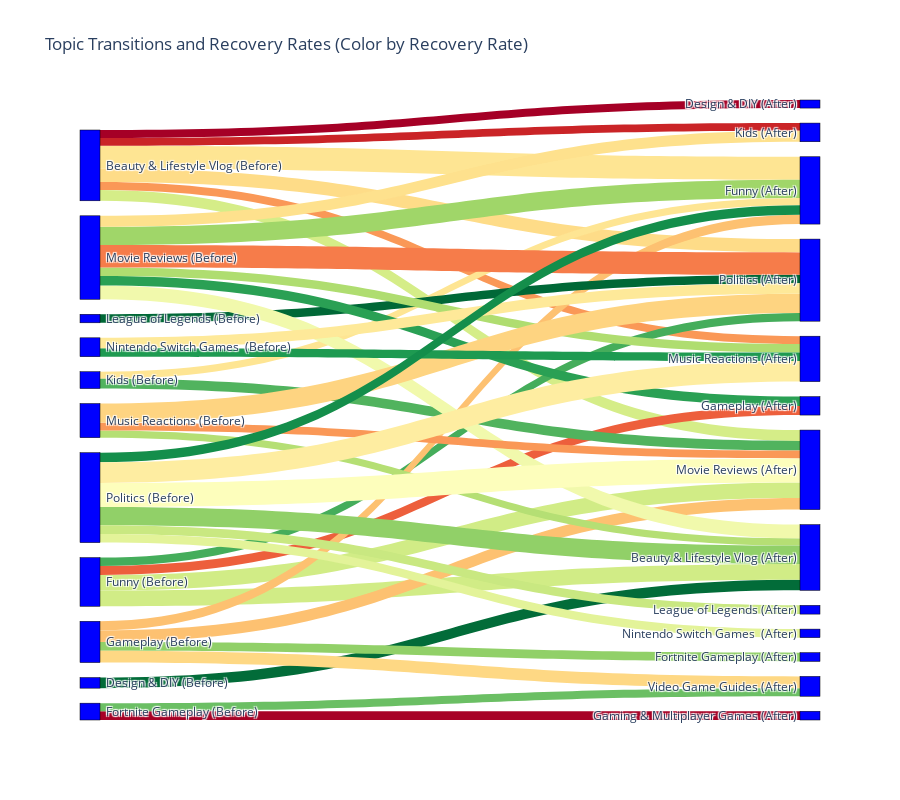

Source (notebook cell):
### Markdown cell above
### Sankey diagram
Pour faire plaisir à Nico

### Code cell
import plotly.graph_objects as go

# Normalize recovery rates for color mapping (range 0-1)
min_rate = topic_transitions['recovery_rate'].min()
max_rate = topic_transitions['recovery_rate'].max()
topic_transitions['normalized_rate'] = (topic_transitions['recovery_rate'] - min_rate) / (max_rate - min_rate)

# Generate color gradient (e.g., from red for low recovery to green for high recovery)
def rate_to_color(rate):
    from matplotlib import cm
    from matplotlib.colors import Normalize, to_hex
    cmap = cm.get_cmap('RdYlGn')  # Red to Yellow to Green colormap
    norm = Normalize(vmin=0, vmax=1)
    return to_hex(cmap(norm(rate)))

topic_transitions['link_color'] = topic_transitions['normalized_rate'].apply(rate_to_color)

# Data preparation
topic_transitions['Topic_Before_Label'] = topic_transitions['Topic_Before'] + " (Before)"
topic_transitions['Topic_After_Label'] = topic_transitions['Topic_After'] + " (After)"

nodes_before = topic_transitions['Topic_Before_Label'].unique()
nodes_after = topic_transitions['Topic_After_Label'].unique()
nodes = list(nodes_before) + list(nodes_after)

node_indices = {node: idx for idx, node in enumerate(nodes)}

source = topic_transitions['Topic_Before_Label'].map(node_indices).tolist()
target = topic_transitions['Topic_After_Label'].map(node_indices).tolist()
value = topic_transitions['count'].tolist()
link_colors = topic_transitions['link_color'].tolist()

hover_texts = [
    f"Transition: {row['Topic_Before']} → {row['Topic_After']}<br>"
    f"Recovery Rate: {row['recovery_rate']:.2%}<br>"
    f"Count: {row['count']}"
    for _, row in topic_transitions.iterrows()
]

# Create Sankey diagram
fig = go.Figure(data=[go.Sankey(
    node=dict(
        pad=15,
        thickness=20,
        line=dict(color="black", width=0.5),
        label=nodes,
        color="blue"
    ),
    link=dict(
        source=source,
        target=target,
        value=value,
        customdata=hover_texts,
        hovertemplate='%{customdata}<extra></extra>',
        color=link_colors  # Use calculated colors
    )
)])

# Update layout for better visuals
fig.update_layout(
    title_text="Topic Transitions and Recovery Rates (Color by Recovery Rate)",
    font_size=12,
    height=800
)

# Display the plot
fig.show()

### Figure 1 — Plotly figure (JSON) as saved in the notebook; plotly's stock layout.template omitted (floating-point values rounded to 4 significant figures)
{"data": [{"link": {"color": ["#a50026", "#fee593", "#ca2427", "#d5ed88", "#fa9857", "#fedc88", "#026c39", "#a70226", "#6bbf64", "#d1ec86", "#ed5f3c", "#d1ec86", "#45ad5b", "#91d068", "#fdc171", "#fdc171", "#fed884", "#fee593", "#51b35e", "#006837", "#f1f9ac", "#a0d669", "#2aa054", "#fee18d", "#afdd70", "#f67c4a", "#b5df74", "#fa9857", "#fed481", "#1e9a51", "#fee999", "#91d068", "#148e4b", "#c9e881", "#fdfebc", "#feeda1", "#e3f399"], "customdata": ["Transition:  Beauty & Lifestyle Vlog →  Design & DIY<br>Recovery Rate: 31.43%<br>Count: 35", "Transition:  Beauty & Lifestyle Vlog →  Funny<br>Recovery Rate: 42.00%<br>Count: 100", "Transition:  Beauty & Lifestyle Vlog →  Kids<br>Recovery Rate: 33.33%<br>Count: 33", "Transition:  Beauty & Lifestyle Vlog →  Movie Reviews<br>Recovery Rate: 46.81%<br>Count: 47", "Transition:  Beauty & Lifestyle Vlog →  Music Reactions<br>Recovery Rate: 38.24%<br>Count: 34", "Transition:  Beauty & Lifestyle Vlog →  Politics<br>Recovery Rate: 41.38%<br>Count: 58", "Transition:  Design & DIY →  Beauty & Lifestyle Vlog<br>Recovery Rate: 56.52%<br>Count: 46", "Transition:  Fortnite Gameplay →  Gaming & Multiplayer Games<br>Recovery Rate: 31.58%<br>Count: 38", "Transition:  Fortnite Gameplay →  Video Game Guides<br>Recovery Rate: 51.43%<br>Count: 35", "Transition:  Funny →  Beauty & Lifestyle Vlog<br>Recovery Rate: 47.06%<br>Count: 68", "Transition:  Funny →  Gameplay<br>Recovery Rate: 35.90%<br>Count: 39", "Transition:  Funny →  Movie Reviews<br>Recovery Rate: 47.06%<br>Count: 68", "Transition:  Funny →  Politics<br>Recovery Rate: 52.78%<br>Count: 36", "Transition:  Gameplay →  Fortnite Gameplay<br>Recovery Rate: 50.00%<br>Count: 38", "Transition:  Gameplay →  Funny<br>Recovery Rate: 40.00%<br>Count: 40", "Transition:  Gameplay →  Movie Reviews<br>Recovery Rate: 40.00%<br>Count: 50", "Transition:  Gameplay →  Video Game Guides<br>Recovery Rate: 41.18%<br>Count: 51", "Transition:  Kids →  Funny<br>Recovery Rate: 41.94%<br>Count: 31", "Transition:  Kids →  Movie Reviews<br>Recovery Rate: 52.38%<br>Count: 42", "Transition:  League of Legends →  Politics<br>Recovery Rate: 56.76%<br>Count: 37", "Transition:  Movie Reviews →  Beauty & Lifestyle Vlog<br>Recovery Rate: 45.00%<br>Count: 60", "Transition:  Movie Reviews →  Funny<br>Recovery Rate: 49.37%<br>Count: 79", "Transition:  Movie Reviews →  Gameplay<br>Recovery Rate: 53.66%<br>Count: 41", "Transition:  Movie Reviews →  Kids<br>Recovery Rate: 41.67%<br>Count: 48", "Transition:  Movie Reviews →  Music Reactions<br>Recovery Rate: 48.65%<br>Count: 37", "Transition:  Movie Reviews →  Politics<br>Recovery Rate: 37.11%<br>Count: 97", "Transition:  Music Reactions →  Beauty & Lifestyle Vlog<br>Recovery Rate: 48.39%<br>Count: 31", "Transition:  Music Reactions →  Movie Reviews<br>Recovery Rate: 38.24%<br>Count: 34", "Transition:  Music Reactions →  Politics<br>Recovery Rate: 40.96%<br>Count: 83", "Transition:  Nintendo Switch Games  →  Music Reactions<br>Recovery Rate: 54.05%<br>Count: 37", "Transition:  Nintendo Switch Games  →  Politics<br>Recovery Rate: 42.22%<br>Count: 45", "Transition:  Politics →  Beauty & Lifestyle Vlog<br>Recovery Rate: 50.00%<br>Count: 80", "Transition:  Politics →  Funny<br>Recovery Rate: 54.76%<br>Count: 42", "Transition:  Politics →  League of Legends<br>Recovery Rate: 47.37%<br>Count: 38", "Transition:  Politics →  Movie Reviews<br>Recovery Rate: 44.23%<br>Count: 104", "Transition:  Politics →  Music Reactions<br>Recovery Rate: 42.70%<br>Count: 89", "Transition:  Politics →  Nintendo Switch Games <br>Recovery Rate: 45.95%<br>Count: 37"], "hovertemplate": "%{customdata}<extra></extra>", "source": [0, 0, 0, 0, 0, 0, 1, 2, 2, 3, 3, 3, 3, 4, 4, 4, 4, 5, 5, 6, 7, 7, 7, 7, 7, 7, 8, 8, 8, 9, 9, 10, 10, 10, 10, 10, 10], "target": [11, 12, 13, 14, 15, 16, 17, 18, 19, 17, 20, 14, 16, 21, 12, 14, 19, 12, 14, 16, 17, 12, 20, 13, 15, 16, 17, 14, 16, 15, 16, 17, 12, 22, 14, 15, 23], "value": [35, 100, 33, 47, 34, 58, 46, 38, 35, 68, 39, 68, 36, 38, 40, 50, 51, 31, 42, 37, 60, 79, 41, 48, 37, 97, 31, 34, 83, 37, 45, 80, 42, 38, 104, 89, 37]}, "node": {"color": "blue", "label": [" Beauty & Lifestyle Vlog (Before)", " Design & DIY (Before)", " Fortnite Gameplay (Before)", " Funny (Before)", " Gameplay (Before)", " Kids (Before)", " League of Legends (Before)", " Movie Reviews (Before)", " Music Reactions (Before)", " Nintendo Switch Games  (Before)", " Politics (Before)", " Design & DIY (After)", " Funny (After)", " Kids (After)", " Movie Reviews (After)", " Music Reactions (After)", " Politics (After)", " Beauty & Lifestyle Vlog (After)", " Gaming & Multiplayer Games (After)", " Video Game Guides (After)", " Gameplay (After)", " Fortnite Gameplay (After)", " League of Legends (After)", " Nintendo Switch Games  (After)"], "line": {"color": "black", "width": 0.5}, "pad": 15, "thickness": 20}, "type": "sankey"}], "layout": {"font": {"size": 12}, "height": 800, "title": {"text": "Topic Transitions and Recovery Rates (Color by Recovery Rate)"}}}
